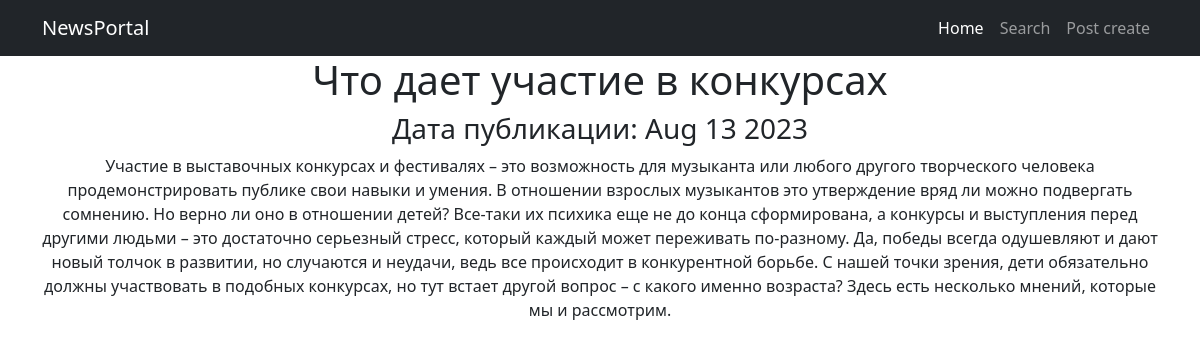
Screenshot of /news/4/ with the database file from the repository.
### news/models.py (models this page shows, shortened)
class Post(models.Model):
    article = 'AR'
    news = 'NE'
    POSITIONS = [
        (article, 'Статья'),
        (news, 'Новость'),
    ]
    post_time = models.DateTimeField(auto_now_add=True)
    name = models.CharField(max_length=255)
    text = models.TextField()
    position = models.CharField(max_length=2, choices=POSITIONS, default=news)
    rating = models.IntegerField(default=0)
    author = models.ForeignKey(Author, on_delete=models.CASCADE)
    category = models.ManyToManyField(Category, through='PostCategory')

### news/views.py (the view)
# urls.py: path('<int:pk>/', PostDetail.as_view(), name='post_detail'),
class PostDetail(DetailView):
    model = Post
    template_name = 'post.html'
    context_object_name = 'post'

### news/templatetags/custom_filters.py (called while the page is built)
@register.filter()
def censor(text):
    for word in BAN_WORDS:
        text = text.replace(word, '*****')
    return text

### templates/post.html (shortened to what this page needs)
{% extends 'flatpages/default.html' %}
{% load custom_filters %}
{% block content %}
<h1>{{ post.name|censor }}</h1>
<h3>Дата публикации: {{ post.post_time|date:'M d Y' }}</h3>
<p>{{ post.text|censor }}</p>
{% endblock content %}

### rows the page displays
Post: name|censor "Что дает участие в конкурсах", post_time "Aug 13 2023", text|censor "Участие в выставочных конкурсах и фестивалях – это возможность для музыканта или любого другого творческого человека продемонстрировать публике свои навыки и умения. В отношении взрослых музыкантов это утверждение вряд ли можно подвергать сомнению. Но верно ли оно в отношении детей? Все-таки их психика еще не до конца сформирована, а конкурсы и выступления перед другими людьми – это достаточно серьезный стресс, который каждый может переживать по-разному. Да, победы всегда одушевляют и дают новый толчок в развитии, но случаются и неудачи, ведь все происходит в конкурентной борьбе. С нашей точки зрения, дети обязательно должны участвовать в подобных конкурсах, но тут встает другой вопрос – с…"
